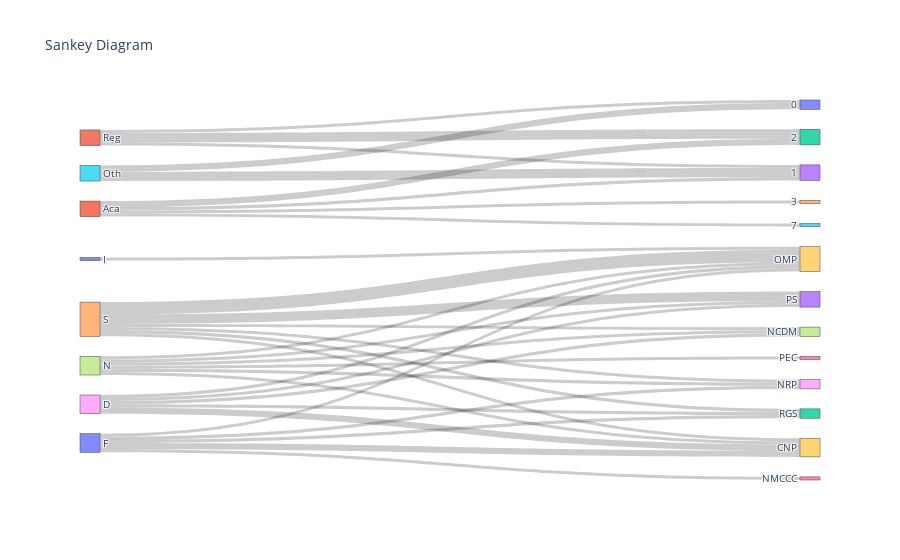

Notebook code cell kept with this figure:
### Code cell
import pandas as pd
import plotly.graph_objects as go

# ✅ Load the dataset (Make sure the CSV file is in the same directory)
try:
    sankey_df = pd.read_csv('sankey_assignment.csv')
    print("CSV file loaded successfully!")
except FileNotFoundError:
    print("Error: 'sankey_assignment.csv' not found. Make sure the file is in the correct directory.")
    sankey_df = None

# ✅ Proceed only if the data is loaded
if sankey_df is not None:
    # Define sources, targets, and values
    sources, targets, values = [], [], []

    # Excluding LABEL and the last three columns
    for col in sankey_df.columns[1:-3]:  
        for index, row in sankey_df.iterrows():
            sources.append(row['LABEL'])
            targets.append(col)
            values.append(row[col])

    # Define additional connections for the last three columns
    for col in sankey_df.columns[-3:]:
        for index, row in sankey_df.iterrows():
            sources.append(col)
            targets.append(row[col])
            values.append(1)

    # ✅ Create Sankey Diagram
    sankey = go.Figure(go.Sankey(
        node=dict(label=list(set(sources + targets))),
        link=dict(
            source=[list(set(sources + targets)).index(s) for s in sources],
            target=[list(set(sources + targets)).index(t) for t in targets],
            value=values
        )
    ))
    
    # ✅ Improve layout and styling
    sankey.update_layout(
        title_text='Sankey Diagram (Improved)',
        font_size=12,
        margin=dict(l=50, r=50, t=50, b=50),
        height=600,
        width=900
    )

    sankey.show()

### Figure 1 — Plotly figure (JSON) as saved in the notebook; plotly's stock layout.template omitted (floating-point values rounded to 4 significant figures)
{"data": [{"link": {"source": [14, 20, 18, 7, 10, 14, 20, 18, 7, 10, 14, 20, 18, 7, 10, 14, 20, 18, 7, 10, 14, 20, 18, 7, 10, 14, 20, 18, 7, 10, 14, 20, 18, 7, 10, 14, 20, 18, 7, 10, 1, 1, 1, 1, 1, 11, 11, 11, 11, 11, 15, 15, 15, 15, 15], "target": [13, 13, 13, 13, 13, 9, 9, 9, 9, 9, 19, 19, 19, 19, 19, 8, 8, 8, 8, 8, 16, 16, 16, 16, 16, 6, 6, 6, 6, 6, 17, 17, 17, 17, 17, 12, 12, 12, 12, 12, 2, 2, 3, 2, 0, 5, 2, 4, 2, 3, 3, 0, 3, 3, 0], "value": [3, 0, 1, 1, 0, 4, 1, 1, 1, 1, 1, 2, 2, 1, 0, 1, 1, 0, 1, 0, 0, 1, 0, 0, 0, 0, 0, 0, 1, 0, 1, 0, 1, 1, 0, 1, 1, 1, 0, 0, 1, 1, 1, 1, 1, 1, 1, 1, 1, 1, 1, 1, 1, 1, 1]}, "node": {"label": [0, "Reg", 2, 1, 3, 7, "PEC", "N", "NRP", "OMP", "I", "Aca", "RGS", "PS", "S", "Oth", "NMCCC", "NCDM", "D", "CNP", "F"]}, "type": "sankey"}], "layout": {"font": {"size": 10}, "title": {"text": "Sankey Diagram"}}}
